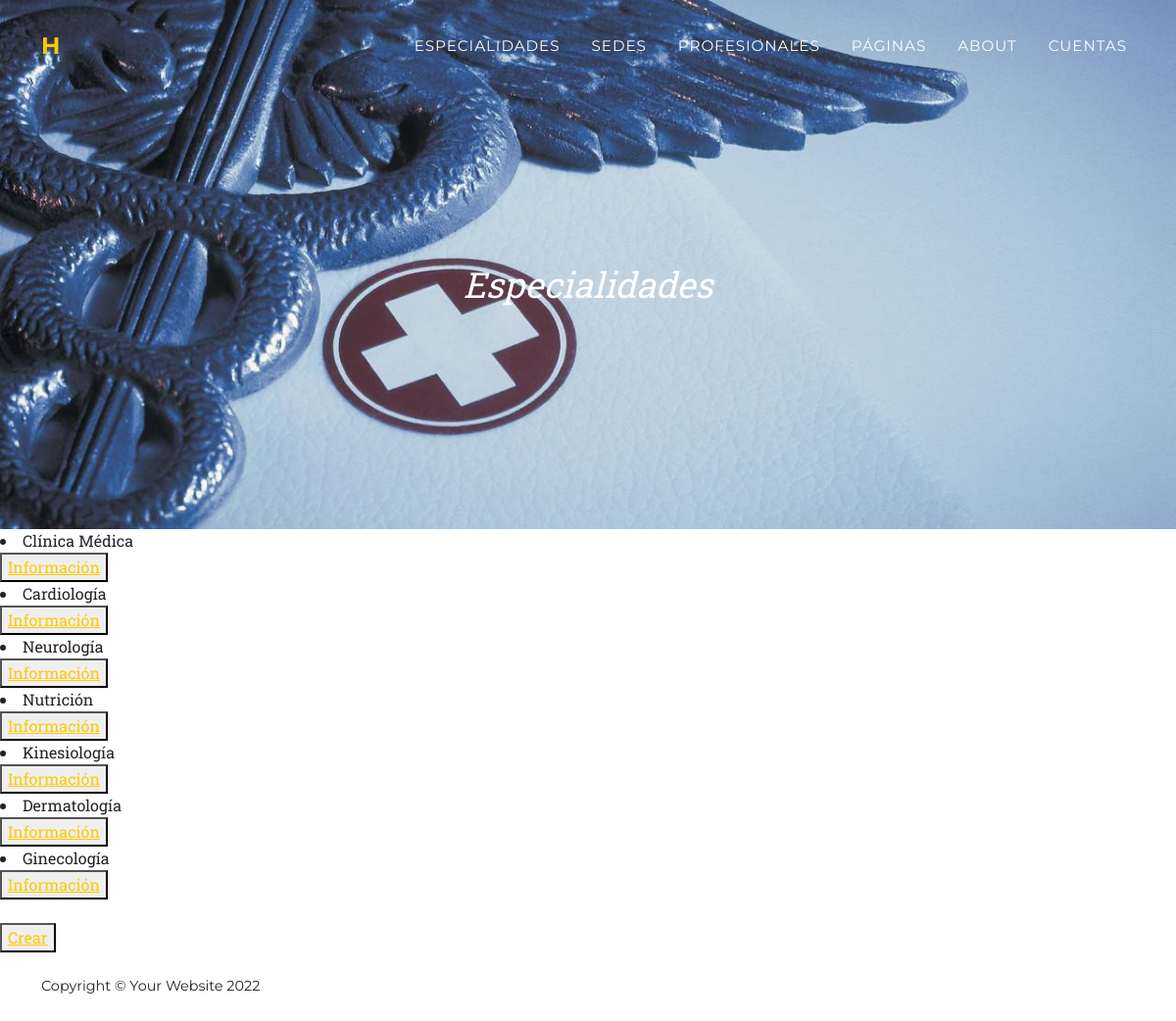
Page /especialidad/ on the committed database.
### appHospital/models.py (models this page shows)
class Especialidad(models.Model):
    id = models.CharField(max_length=40, default=uuid.uuid4(), primary_key=True)
    nombre = models.CharField(max_length=20)
    descripcion = models.TextField(blank=True)
    def __str__(self) -> str:
        return self.nombre

### appHospital/views.py (the view)
# urls.py: path('especialidad/', especialidadLeer, name='Especialidad'),
def especialidadLeer(request):
    especialidades = Especialidad.objects.all()
    contexto = {'especialidades':especialidades}
    return render(request, 'especialidad.html', contexto)

### appHospital/Templates/appHospital/Especialidad.html
{% extends 'appHospital/padre.html' %}
{% load static %}
{% block topPage %}
<a class="navbar-brand" href=" {% url 'index' %}">H</a>
{% endblock %}
{% block title %}
<div class="masthead-subheading">Especialidades</div>
{% endblock %}
{% block changingContent %}
{% for especialidad in especialidades %}
<li>{{especialidad}}</li>
<button>
    <a href="{% url 'especialidad_detalle' especialidad.id %}">Información</a>
</button>
{% endfor %}
<br>
<br>
<button>
    <a href="{% url 'EspecialidadAgregar' %}">Crear</a>
</button>
{% endblock %}

### rows in the picture
Especialidad: nombre "Clínica Médica"
Especialidad: nombre "Cardiología"
Especialidad: nombre "Neurología"
Especialidad: nombre "Nutrición"
Especialidad: nombre "Kinesiología"
Especialidad: nombre "Dermatología"
Especialidad: nombre "Ginecología"
